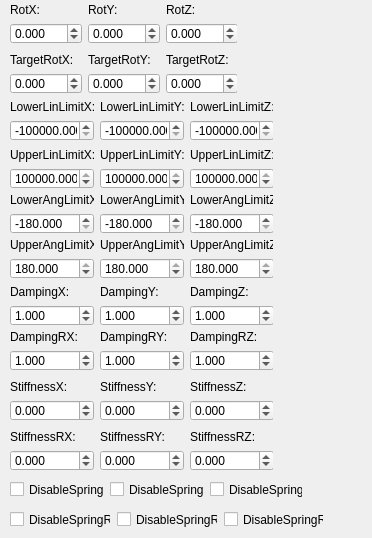
         <widget class="QWidget" name="m_6DofSpringWidget">
          <property name="minimumSize">
           <size>
            <width>372</width>
            <height>538</height>
           </size>
          </property>
          <widget class="QWidget" name="layoutWidget_16">
           <property name="geometry">
            <rect>
             <x>10</x>
             <y>53</y>
             <width>227</width>
             <height>41</height>
            </rect>
           </property>
           <layout class="QGridLayout" name="gridLayout_16">
            <item row="1" column="4">
             <widget class="QDoubleSpinBox" name="m_springTargetRotZ">
              <property name="decimals">
               <number>3</number>
              </property>
              <property name="minimum">
               <double>-1000.000000000000000</double>
              </property>
              <property name="maximum">
               <double>1000.000000000000000</double>
              </property>
              <property name="singleStep">
               <double>0.100000000000000</double>
              </property>
              <property name="value">
               <double>0.000000000000000</double>
              </property>
             </widget>
            </item>
            <item row="1" column="0">
             <widget class="QDoubleSpinBox" name="m_springTargetRotX">
              <property name="decimals">
               <number>3</number>
              </property>
              <property name="minimum">
               <double>-1000.000000000000000</double>
              </property>
              <property name="maximum">
               <double>1000.000000000000000</double>
              </property>
              <property name="singleStep">
               <double>0.100000000000000</double>
              </property>
              <property name="value">
               <double>0.000000000000000</double>
              </property>
             </widget>
            </item>
            <item row="0" column="1">
             <widget class="QLabel" name="label_53">
              <property name="text">
               <string>TargetRotY:</string>
              </property>
             </widget>
            </item>
            <item row="1" column="1">
             <widget class="QDoubleSpinBox" name="m_springTargetRotY">
              <property name="decimals">
               <number>3</number>
              </property>
              <property name="minimum">
               <double>-1000.000000000000000</double>
              </property>
              <property name="maximum">
               <double>1000.000000000000000</double>
              </property>
              <property name="singleStep">
               <double>0.100000000000000</double>
              </property>
              <property name="value">
               <double>0.000000000000000</double>
              </property>
             </widget>
            </item>
            <item row="0" column="4">
             <widget class="QLabel" name="label_54">
              <property name="text">
               <string>TargetRotZ:</string>
              </property>
             </widget>
            </item>
            <item row="0" column="0">
             <widget class="QLabel" name="label_55">
              <property name="text">
               <string>TargetRotX:</string>
              </property>
             </widget>
            </item>
           </layout>
          </widget>
          <widget class="QWidget" name="layoutWidget_17">
           <property name="geometry">
            <rect>
             <x>10</x>
             <y>3</y>
             <width>227</width>
             <height>41</height>
            </rect>
           </property>
           <layout class="QGridLayout" name="gridLayout_17">
            <item row="1" column="4">
             <widget class="QDoubleSpinBox" name="m_springRotZ">
              <property name="decimals">
               <number>3</number>
              </property>
              <property name="minimum">
               <double>-180.000000000000000</double>
              </property>
              <property name="maximum">
               <double>180.000000000000000</double>
              </property>
              <property name="singleStep">
               <double>0.100000000000000</double>
              </property>
              <property name="value">
               <double>0.000000000000000</double>
              </property>
             </widget>
            </item>
            <item row="1" column="0">
             <widget class="QDoubleSpinBox" name="m_springRotX">
              <property name="decimals">
               <number>3</number>
              </property>
              <property name="minimum">
               <double>-180.000000000000000</double>
              </property>
              <property name="maximum">
               <double>180.000000000000000</double>
              </property>
              <property name="singleStep">
               <double>0.100000000000000</double>
              </property>
              <property name="value">
               <double>0.000000000000000</double>
              </property>
             </widget>
            </item>
            <item row="0" column="1">
             <widget class="QLabel" name="label_56">
              <property name="text">
               <string>RotY:</string>
              </property>
             </widget>
            </item>
            <item row="1" column="1">
             <widget class="QDoubleSpinBox" name="m_springRotY">
              <property name="decimals">
               <number>3</number>
              </property>
              <property name="minimum">
               <double>-180.000000000000000</double>
              </property>
              <property name="maximum">
               <double>180.000000000000000</double>
              </property>
              <property name="singleStep">
               <double>0.100000000000000</double>
              </property>
              <property name="value">
               <double>0.000000000000000</double>
              </property>
             </widget>
            </item>
            <item row="0" column="4">
             <widget class="QLabel" name="label_57">
              <property name="text">
               <string>RotZ:</string>
              </property>
             </widget>
            </item>
            <item row="0" column="0">
             <widget class="QLabel" name="label_58">
              <property name="text">
               <string>RotX:</string>
              </property>
             </widget>
            </item>
           </layout>
          </widget>
          <widget class="QWidget" name="layoutWidget_18">
           <property name="geometry">
            <rect>
             <x>10</x>
             <y>100</y>
             <width>263</width>
             <height>41</height>
            </rect>
           </property>
           <layout class="QGridLayout" name="gridLayout_18">
            <item row="1" column="4">
             <widget class="QDoubleSpinBox" name="m_lowerLinLimitZ">
              <property name="decimals">
               <number>3</number>
              </property>
              <property name="minimum">
               <double>-999999.000000000000000</double>
              </property>
              <property name="maximum">
               <double>999999.000000000000000</double>
              </property>
              <property name="singleStep">
               <double>0.100000000000000</double>
              </property>
              <property name="value">
               <double>-999999.000000000000000</double>
              </property>
             </widget>
            </item>
            <item row="1" column="0">
             <widget class="QDoubleSpinBox" name="m_lowerLinLimitX">
              <property name="decimals">
               <number>3</number>
              </property>
              <property name="minimum">
               <double>-999999.000000000000000</double>
              </property>
              <property name="maximum">
               <double>999999.000000000000000</double>
              </property>
              <property name="singleStep">
               <double>0.100000000000000</double>
              </property>
              <property name="value">
               <double>-999999.000000000000000</double>
              </property>
             </widget>
            </item>
            <item row="0" column="1">
             <widget class="QLabel" name="label_59">
              <property name="text">
               <string>LowerLinLimitY:</string>
              </property>
             </widget>
            </item>
            <item row="1" column="1">
             <widget class="QDoubleSpinBox" name="m_lowerLinLimitY">
              <property name="decimals">
               <number>3</number>
              </property>
              <property name="minimum">
               <double>-999999.000000000000000</double>
              </property>
              <property name="maximum">
               <double>999999.000000000000000</double>
              </property>
              <property name="singleStep">
               <double>0.100000000000000</double>
              </property>
              <property name="value">
               <double>-999999.000000000000000</double>
              </property>
             </widget>
            </item>
            <item row="0" column="4">
             <widget class="QLabel" name="label_60">
              <property name="text">
               <string>LowerLinLimitZ:</string>
              </property>
             </widget>
            </item>
            <item row="0" column="0">
             <widget class="QLabel" name="label_61">
              <property name="text">
               <string>LowerLinLimitX:</string>
              </property>
             </widget>
            </item>
           </layout>
          </widget>
          <widget class="QWidget" name="layoutWidget_19">
           <property name="geometry">
            <rect>
             <x>10</x>
             <y>148</y>
             <width>263</width>
             <height>41</height>
            </rect>
           </property>
           <layout class="QGridLayout" name="gridLayout_19">
            <item row="1" column="4">
             <widget class="QDoubleSpinBox" name="m_upperLinLimitZ">
              <property name="decimals">
               <number>3</number>
              </property>
              <property name="minimum">
               <double>-999999.000000000000000</double>
              </property>
              <property name="maximum">
               <double>999999.000000000000000</double>
              </property>
              <property name="singleStep">
               <double>0.100000000000000</double>
              </property>
              <property name="value">
               <double>999999.000000000000000</double>
              </property>
             </widget>
            </item>
            <item row="1" column="0">
             <widget class="QDoubleSpinBox" name="m_upperLinLimitX">
              <property name="decimals">
               <number>3</number>
              </property>
              <property name="minimum">
               <double>-999999.000000000000000</double>
              </property>
              <property name="maximum">
               <double>999999.000000000000000</double>
              </property>
              <property name="singleStep">
               <double>0.100000000000000</double>
              </property>
              <property name="value">
               <double>999999.000000000000000</double>
              </property>
             </widget>
            </item>
            <item row="0" column="1">
             <widget class="QLabel" name="label_62">
              <property name="text">
               <string>UpperLinLimitY:</string>
              </property>
             </widget>
            </item>
            <item row="1" column="1">
             <widget class="QDoubleSpinBox" name="m_upperLinLimitY">
              <property name="decimals">
               <number>3</number>
              </property>
              <property name="minimum">
               <double>-999999.000000000000000</double>
              </property>
              <property name="maximum">
               <double>999999.000000000000000</double>
              </property>
              <property name="singleStep">
               <double>0.100000000000000</double>
              </property>
              <property name="value">
               <double>999999.000000000000000</double>
              </property>
             </widget>
            </item>
            <item row="0" column="4">
             <widget class="QLabel" name="label_63">
              <property name="text">
               <string>UpperLinLimitZ:</string>
              </property>
             </widget>
            </item>
            <item row="0" column="0">
             <widget class="QLabel" name="label_64">
              <property name="text">
               <string>UpperLinLimitX:</string>
              </property>
             </widget>
            </item>
           </layout>
          </widget>
          <widget class="QWidget" name="layoutWidget_20">
           <property name="geometry">
            <rect>
             <x>10</x>
             <y>193</y>
             <width>263</width>
             <height>41</height>
            </rect>
           </property>
           <layout class="QGridLayout" name="gridLayout_20">
            <item row="1" column="4">
             <widget class="QDoubleSpinBox" name="m_lowerAngLimitZ">
              <property name="decimals">
               <number>3</number>
              </property>
              <property name="minimum">
               <double>-180.000000000000000</double>
              </property>
              <property name="maximum">
               <double>179.900000000000006</double>
              </property>
              <property name="singleStep">
               <double>0.100000000000000</double>
              </property>
              <property name="value">
               <double>-180.000000000000000</double>
              </property>
             </widget>
            </item>
            <item row="1" column="0">
             <widget class="QDoubleSpinBox" name="m_lowerAngLimitX">
              <property name="decimals">
               <number>3</number>
              </property>
              <property name="minimum">
               <double>-180.000000000000000</double>
              </property>
              <property name="maximum">
               <double>179.900000000000006</double>
              </property>
              <property name="singleStep">
               <double>0.100000000000000</double>
              </property>
              <property name="value">
               <double>-180.000000000000000</double>
              </property>
             </widget>
            </item>
            <item row="0" column="1">
             <widget class="QLabel" name="label_65">
              <property name="text">
               <string>LowerAngLimitY:</string>
              </property>
             </widget>
            </item>
            <item row="1" column="1">
             <widget class="QDoubleSpinBox" name="m_lowerAngLimitY">
              <property name="decimals">
               <number>3</number>
              </property>
              <property name="minimum">
               <double>-180.000000000000000</double>
              </property>
              <property name="maximum">
               <double>-179.900000000000006</double>
              </property>
              <property name="singleStep">
               <double>0.100000000000000</double>
              </property>
              <property name="value">
               <double>-180.000000000000000</double>
              </property>
             </widget>
            </item>
            <item row="0" column="4">
             <widget class="QLabel" name="label_66">
              <property name="text">
               <string>LowerAngLimitZ:</string>
              </property>
             </widget>
            </item>
            <item row="0" column="0">
             <widget class="QLabel" name="label_67">
              <property name="text">
               <string>LowerAngLimitX:</string>
              </property>
             </widget>
            </item>
           </layout>
          </widget>
          <widget class="QWidget" name="layoutWidget_21">
           <property name="geometry">
            <rect>
             <x>10</x>
             <y>238</y>
             <width>263</width>
             <height>41</height>
            </rect>
           </property>
           <layout class="QGridLayout" name="gridLayout_21">
            <item row="1" column="4">
             <widget class="QDoubleSpinBox" name="m_upperAngLimitZ">
              <property name="decimals">
               <number>3</number>
              </property>
              <property name="minimum">
               <double>-179.900000000000006</double>
              </property>
              <property name="maximum">
               <double>180.000000000000000</double>
              </property>
              <property name="singleStep">
               <double>0.100000000000000</double>
              </property>
              <property name="value">
               <double>180.000000000000000</double>
              </property>
             </widget>
            </item>
            <item row="1" column="0">
             <widget class="QDoubleSpinBox" name="m_upperAngLimitX">
              <property name="decimals">
               <number>3</number>
              </property>
              <property name="minimum">
               <double>-179.900000000000006</double>
              </property>
              <property name="maximum">
               <double>180.000000000000000</double>
              </property>
              <property name="singleStep">
               <double>0.100000000000000</double>
              </property>
              <property name="value">
               <double>180.000000000000000</double>
              </property>
             </widget>
            </item>
            <item row="0" column="1">
             <widget class="QLabel" name="label_68">
              <property name="text">
               <string>UpperAngLimitY:</string>
              </property>
             </widget>
            </item>
            <item row="1" column="1">
             <widget class="QDoubleSpinBox" name="m_upperAngLimitY">
              <property name="decimals">
               <number>3</number>
              </property>
              <property name="minimum">
               <double>-179.900000000000006</double>
              </property>
              <property name="maximum">
               <double>180.000000000000000</double>
              </property>
              <property name="singleStep">
               <double>0.100000000000000</double>
              </property>
              <property name="value">
               <double>180.000000000000000</double>
              </property>
             </widget>
            </item>
            <item row="0" column="4">
             <widget class="QLabel" name="label_69">
              <property name="text">
               <string>UpperAngLimitZ:</string>
              </property>
             </widget>
            </item>
            <item row="0" column="0">
             <widget class="QLabel" name="label_70">
              <property name="text">
               <string>UpperAngLimitX:</string>
              </property>
             </widget>
            </item>
           </layout>
          </widget>
          <widget class="QWidget" name="layoutWidget_22">
           <property name="geometry">
            <rect>
             <x>10</x>
             <y>285</y>
             <width>263</width>
             <height>41</height>
            </rect>
           </property>
           <layout class="QGridLayout" name="gridLayout_22">
            <item row="1" column="4">
             <widget class="QDoubleSpinBox" name="m_dampingZ">
              <property name="decimals">
               <number>3</number>
              </property>
              <property name="minimum">
               <double>-999999.000000000000000</double>
              </property>
              <property name="maximum">
               <double>999999.000000000000000</double>
              </property>
              <property name="singleStep">
               <double>0.100000000000000</double>
              </property>
              <property name="value">
               <double>1.000000000000000</double>
              </property>
             </widget>
            </item>
            <item row="1" column="0">
             <widget class="QDoubleSpinBox" name="m_dampingX">
              <property name="decimals">
               <number>3</number>
              </property>
              <property name="minimum">
               <double>-999999.000000000000000</double>
              </property>
              <property name="maximum">
               <double>999999.000000000000000</double>
              </property>
              <property name="singleStep">
               <double>0.100000000000000</double>
              </property>
              <property name="value">
               <double>1.000000000000000</double>
              </property>
             </widget>
            </item>
            <item row="0" column="1">
             <widget class="QLabel" name="label_71">
              <property name="text">
               <string>DampingY:</string>
              </property>
             </widget>
            </item>
            <item row="1" column="1">
             <widget class="QDoubleSpinBox" name="m_dampingY">
              <property name="decimals">
               <number>3</number>
              </property>
              <property name="minimum">
               <double>-999999.000000000000000</double>
              </property>
              <property name="maximum">
               <double>999999.000000000000000</double>
              </property>
              <property name="singleStep">
               <double>0.100000000000000</double>
              </property>
              <property name="value">
               <double>1.000000000000000</double>
              </property>
             </widget>
            </item>
            <item row="0" column="4">
             <widget class="QLabel" name="label_72">
              <property name="text">
               <string>DampingZ:</string>
              </property>
             </widget>
            </item>
            <item row="0" column="0">
             <widget class="QLabel" name="label_73">
              <property name="text">
               <string>DampingX:</string>
              </property>
             </widget>
            </item>
           </layout>
          </widget>
          <widget class="QWidget" name="layoutWidget_23">
           <property name="geometry">
            <rect>
             <x>10</x>
             <y>330</y>
             <width>263</width>
             <height>41</height>
            </rect>
           </property>
           <layout class="QGridLayout" name="gridLayout_23">
            <item row="1" column="4">
             <widget class="QDoubleSpinBox" name="m_dampingRZ">
              <property name="decimals">
               <number>3</number>
              </property>
              <property name="minimum">
               <double>-999999.000000000000000</double>
              </property>
              <property name="maximum">
               <double>999999.000000000000000</double>
              </property>
              <property name="singleStep">
               <double>0.100000000000000</double>
              </property>
              <property name="value">
               <double>1.000000000000000</double>
              </property>
             </widget>
            </item>
            <item row="1" column="0">
             <widget class="QDoubleSpinBox" name="m_dampingRX">
              <property name="decimals">
               <number>3</number>
              </property>
              <property name="minimum">
               <double>-999999.000000000000000</double>
              </property>
              <property name="maximum">
               <double>999999.000000000000000</double>
              </property>
              <property name="singleStep">
               <double>0.100000000000000</double>
              </property>
              <property name="value">
               <double>1.000000000000000</double>
              </property>
             </widget>
            </item>
            <item row="0" column="1">
             <widget class="QLabel" name="label_74">
              <property name="text">
               <string>DampingRY:</string>
              </property>
             </widget>
            </item>
            <item row="1" column="1">
             <widget class="QDoubleSpinBox" name="m_dampingRY">
              <property name="decimals">
               <number>3</number>
              </property>
              <property name="minimum">
               <double>-999999.000000000000000</double>
              </property>
              <property name="maximum">
               <double>999999.000000000000000</double>
              </property>
              <property name="singleStep">
               <double>0.100000000000000</double>
              </property>
              <property name="value">
               <double>1.000000000000000</double>
              </property>
             </widget>
            </item>
            <item row="0" column="4">
             <widget class="QLabel" name="label_75">
              <property name="text">
               <string>DampingRZ:</string>
              </property>
             </widget>
            </item>
            <item row="0" column="0">
             <widget class="QLabel" name="label_76">
              <property name="text">
               <string>DampingRX:</string>
              </property>
             </widget>
            </item>
           </layout>
          </widget>
          <widget class="QWidget" name="layoutWidget_24">
           <property name="geometry">
            <rect>
             <x>10</x>
             <y>380</y>
             <width>263</width>
             <height>41</height>
            </rect>
           </property>
           <layout class="QGridLayout" name="gridLayout_24">
            <item row="1" column="4">
             <widget class="QDoubleSpinBox" name="m_stiffnessZ">
              <property name="decimals">
               <number>3</number>
              </property>
              <property name="minimum">
               <double>-999999.000000000000000</double>
              </property>
              <property name="maximum">
               <double>999999.000000000000000</double>
              </property>
              <property name="singleStep">
               <double>0.100000000000000</double>
              </property>
              <property name="value">
               <double>0.000000000000000</double>
              </property>
             </widget>
            </item>
            <item row="1" column="0">
             <widget class="QDoubleSpinBox" name="m_stiffnessX">
              <property name="decimals">
               <number>3</number>
              </property>
              <property name="minimum">
               <double>-999999.000000000000000</double>
              </property>
              <property name="maximum">
               <double>999999.000000000000000</double>
              </property>
              <property name="singleStep">
               <double>0.100000000000000</double>
              </property>
              <property name="value">
               <double>0.000000000000000</double>
              </property>
             </widget>
            </item>
            <item row="0" column="1">
             <widget class="QLabel" name="label_77">
              <property name="text">
               <string>StiffnessY:</string>
              </property>
             </widget>
            </item>
            <item row="1" column="1">
             <widget class="QDoubleSpinBox" name="m_stiffnessY">
              <property name="decimals">
               <number>3</number>
              </property>
              <property name="minimum">
               <double>-999999.000000000000000</double>
              </property>
              <property name="maximum">
               <double>999999.000000000000000</double>
              </property>
              <property name="singleStep">
               <double>0.100000000000000</double>
              </property>
              <property name="value">
               <double>0.000000000000000</double>
              </property>
             </widget>
            </item>
            <item row="0" column="4">
             <widget class="QLabel" name="label_78">
              <property name="text">
               <string>StiffnessZ:</string>
              </property>
             </widget>
            </item>
            <item row="0" column="0">
             <widget class="QLabel" name="label_79">
              <property name="text">
               <string>StiffnessX:</string>
              </property>
             </widget>
            </item>
           </layout>
          </widget>
          <widget class="QWidget" name="layoutWidget_25">
           <property name="geometry">
            <rect>
             <x>10</x>
             <y>430</y>
             <width>263</width>
             <height>41</height>
            </rect>
           </property>
           <layout class="QGridLayout" name="gridLayout_25">
            <item row="1" column="4">
             <widget class="QDoubleSpinBox" name="m_stiffnessRZ">
              <property name="decimals">
               <number>3</number>
              </property>
              <property name="minimum">
               <double>-999999.000000000000000</double>
              </property>
              <property name="maximum">
               <double>999999.000000000000000</double>
              </property>
              <property name="singleStep">
               <double>0.100000000000000</double>
              </property>
              <property name="value">
               <double>0.000000000000000</double>
              </property>
             </widget>
            </item>
            <item row="1" column="0">
             <widget class="QDoubleSpinBox" name="m_stiffnessRX">
              <property name="decimals">
               <number>3</number>
              </property>
              <property name="minimum">
               <double>-999999.000000000000000</double>
              </property>
              <property name="maximum">
               <double>999999.000000000000000</double>
              </property>
              <property name="singleStep">
               <double>0.100000000000000</double>
              </property>
              <property name="value">
               <double>0.000000000000000</double>
              </property>
             </widget>
            </item>
            <item row="0" column="1">
             <widget class="QLabel" name="label_80">
              <property name="text">
               <string>StiffnessRY:</string>
              </property>
             </widget>
            </item>
            <item row="1" column="1">
             <widget class="QDoubleSpinBox" name="m_stiffnessRY">
              <property name="decimals">
               <number>3</number>
              </property>
              <property name="minimum">
               <double>-999999.000000000000000</double>
              </property>
              <property name="maximum">
               <double>999999.000000000000000</double>
              </property>
              <property name="singleStep">
               <double>0.100000000000000</double>
              </property>
              <property name="value">
               <double>0.000000000000000</double>
              </property>
             </widget>
            </item>
            <item row="0" column="4">
             <widget class="QLabel" name="label_81">
              <property name="text">
               <string>StiffnessRZ:</string>
              </property>
             </widget>
            </item>
            <item row="0" column="0">
             <widget class="QLabel" name="label_82">
              <property name="text">
               <string>StiffnessRX:</string>
              </property>
             </widget>
            </item>
           </layout>
          </widget>
          <widget class="QWidget" name="layoutWidget_26">
           <property name="geometry">
            <rect>
             <x>10</x>
             <y>480</y>
             <width>293</width>
             <height>19</height>
            </rect>
           </property>
           <layout class="QHBoxLayout" name="horizontalLayout">
            <item>
             <widget class="QCheckBox" name="m_disableSpringX">
              <property name="text">
               <string>DisableSpringX</string>
              </property>
             </widget>
            </item>
            <item>
             <widget class="QCheckBox" name="m_disableSpringY">
              <property name="text">
               <string>DisableSpringY</string>
              </property>
             </widget>
            </item>
            <item>
             <widget class="QCheckBox" name="m_disableSpringZ">
              <property name="text">
               <string>DisableSpringZ</string>
              </property>
             </widget>
            </item>
           </layout>
          </widget>
          <widget class="QWidget" name="layoutWidget_27">
           <property name="geometry">
            <rect>
             <x>10</x>
             <y>510</y>
             <width>314</width>
             <height>19</height>
            </rect>
           </property>
           <layout class="QHBoxLayout" name="horizontalLayout_2">
            <item>
             <widget class="QCheckBox" name="m_disableSpringRX">
              <property name="text">
               <string>DisableSpringRX</string>
              </property>
             </widget>
            </item>
            <item>
             <widget class="QCheckBox" name="m_disableSpringRY">
              <property name="text">
               <string>DisableSpringRY</string>
              </property>
             </widget>
            </item>
            <item>
             <widget class="QCheckBox" name="m_disableSpringRZ">
              <property name="text">
               <string>DisableSpringRZ</string>
              </property>
             </widget>
            </item>
           </layout>
          </widget>
         </widget>
